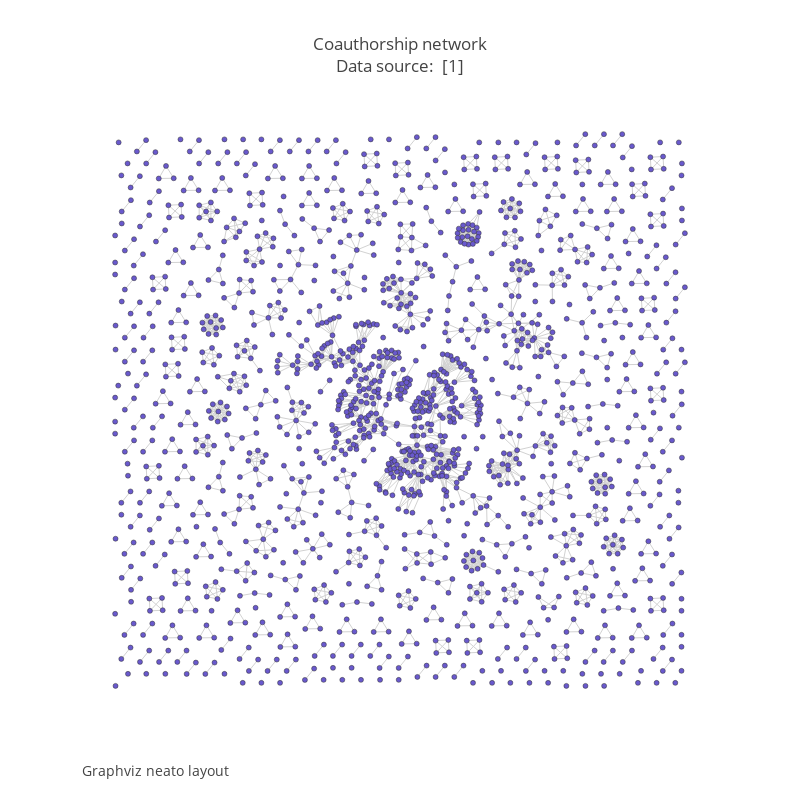

Notebook code cell kept with this figure:
### Code cell
fig2 = go.Figure(data=[trace3, trace4], layout=layout)
fig2['layout']['annotations'][0]['text'] = annot2
fig2.show()

### Figure 1 — Plotly figure (JSON) as saved in the notebook; plotly's stock layout.template omitted (floating-point values rounded to 4 significant figures; data arrays with more than 128 entries replaced by an {"elided": "..."} marker saying what was removed)
{"data": [{"hoverinfo": "none", "line": {"color": "rgb(210,210,210)", "width": 1}, "mode": "lines", "type": "scatter", "x": {"elided": "8226 float values"}, "y": {"elided": "8226 float values"}}, {"hoverinfo": "text", "marker": {"color": "#6959CD", "line": {"color": "rgb(50,50,50)", "width": 0.5}, "size": 5}, "mode": "markers", "text": {"elided": "1589 str values"}, "type": "scatter", "x": {"elided": "1589 float values"}, "y": {"elided": "1589 float values"}}], "layout": {"annotations": [{"font": {"size": 14}, "showarrow": false, "text": "Graphviz neato layout", "x": 0, "xanchor": "left", "xref": "paper", "y": -0.1, "yanchor": "bottom", "yref": "paper"}], "autosize": false, "font": {"size": 12}, "height": 800, "hovermode": "closest", "showlegend": false, "title": {"text": "Coauthorship network<br>Data source: <a href='https://networkdata.ics.uci.edu/data.php?id=11'> [1]</a>"}, "width": 800, "xaxis": {"visible": false}, "yaxis": {"visible": false}}}
